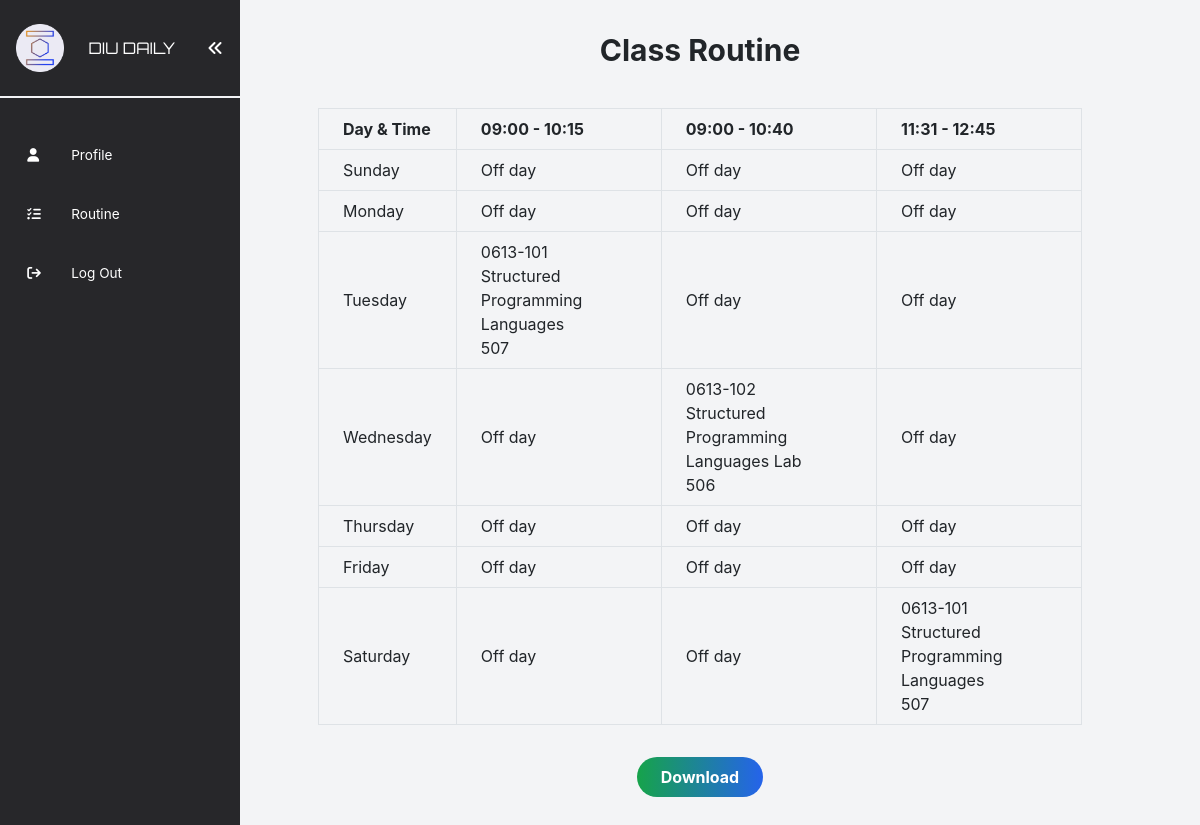
/src/teacher/routine.php (signed in), run on the app's committed database.
### tables this page shows
CREATE TABLE `course` (
  `course_id` int(11) NOT NULL,
  `course_name` varchar(100) NOT NULL,
  `semester_id` int(11) DEFAULT NULL,
  `course_type` varchar(10) NOT NULL,
  `credits` float NOT NULL,
  `course_code` varchar(100) NOT NULL,
  `department_id` int(11) DEFAULT NULL
);

CREATE TABLE `room` (
  `room_id` int(11) NOT NULL,
  `room_number` varchar(50) NOT NULL,
  `room_type` varchar(10) DEFAULT NULL
);

### src/teacher/routine.php (the view, shortened to what this page needs)
<?php
include("../../database/config.php");
include("../include/teacherNavbar.php");
$timeSlotsQuery = "SELECT DISTINCT TIME_FORMAT(start_time, '%h:%i') AS start_time, TIME_FORMAT(end_time, '%h:%i') AS end_time FROM timeslot ORDER BY start_time";
$timeSlotsResult = $conn->query($timeSlotsQuery);
$timeSlots = [];
while ($row = $timeSlotsResult->fetch_assoc()) {
  $timeSlots[] = "{$row['start_time']} - {$row['end_time']}";
}
if (isset($_SESSION["teacher_id"])) {
  $teacherId = $_SESSION["teacher_id"];
  $routineQuery = "SELECT day, TIME_FORMAT(start_time, '%h:%i') AS start_time, TIME_FORMAT(end_time, '%h:%i') AS end_time, course_code, course_name, room_number
                     FROM routine
                     INNER JOIN course ON routine.course_id = course.course_id
                     INNER JOIN room ON routine.room_id = room.room_id
                     WHERE teacher_id = ?
                     ORDER BY FIELD(day, 'Sunday', 'Monday', 'Tuesday', 'Wednesday', 'Thursday', 'Friday', 'Saturday'), start_time";
  $routineStmt = $conn->prepare($routineQuery);
  $routineStmt->bind_param("i", $teacherId);
  $routineStmt->execute();
  $routineResult = $routineStmt->get_result();
  ?>
  <div class="container mx-auto py-8">
    <h1 class="text-3xl font-bold mb-10 text-center">Class Routine</h1>
    <table class="table-auto w-full">
      <thead>
        <tr>
          <th class="px-4 border py-2">Day & Time</th>
          <?php
          $columnsToDisplay = [];
          foreach ($timeSlots as $timeSlot) {
            $found = false;
            $routineResult->data_seek(0);
            while ($row = $routineResult->fetch_assoc()) {
              if ("{$row['start_time']} - {$row['end_time']}" == $timeSlot) {
                $found = true;
                break;
              }
            }
            if ($found) {
              echo "<th class='px-4 border py-2'>{$timeSlot}</th>";
              $columnsToDisplay[] = $timeSlot;
            }
          }
          ?>
        </tr>
      </thead>
      <tbody>
        <?php
        $days = ['Sunday', 'Monday', 'Tuesday', 'Wednesday', 'Thursday', 'Friday', 'Saturday'];
        foreach ($days as $day) {
          echo "<tr>";
          echo "<td class='border px-4 py-2'>{$day}</td>";
          foreach ($columnsToDisplay as $timeSlot) {
            $classes = [];
            $routineResult->data_seek(0);
            while ($row = $routineResult->fetch_assoc()) {
              if ($row['day'] == $day && "{$row['start_time']} - {$row['end_time']}" == $timeSlot) {
                $classes[] = "{$row['course_code']}<br>{$row['course_name']}<br>{$row['room_number']}";
              }
            }
            echo "<td class='border px-4 py-2'>";
            if (empty($classes)) {
              echo "Off day";
            } else {
              foreach ($classes as $class) {
                echo "{$class}<br>";
              }
            }
            echo "</td>";
          }
          echo "</tr>";
        }
        ?>
      </tbody>
    </table>
    <div class="flex justify-center mt-8">
      <button class="bg-gradient-to-r from-green-600 to-blue-600 text-white font-bold py-2 px-4 rounded-full">
        <a href="pdf.php?teacher_id=<?php echo $teacherId; ?>">Download</a>
      </button>
    </div>
    <?php
} else {
  echo "You are not authorized to view this page.";
}
?>
</div>
</body>
</html>

### data on the page
course: course_code "0613-101", course_name "Structured Programming Languages"
room: room_number "507"
course: course_code "0613-102", course_name "Structured Programming Languages Lab"
room: room_number "506"

### other printed values
$timeSlot "09:00 - 10:15"
$timeSlot "09:00 - 10:40"
$timeSlot "11:31 - 12:45"
$day "Sunday"
$day "Monday"
$day "Tuesday"
$day "Wednesday"
$day "Thursday"
$day "Friday"
$day "Saturday"
